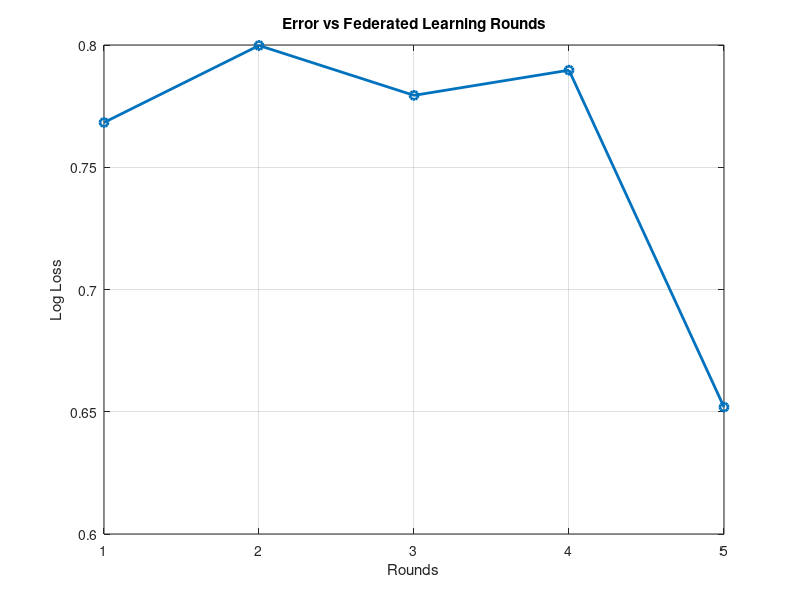

Source code (MATLAB):
round = [1 2 3 4 5];
loss = [0.7683 0.7998 0.7794 0.7897 0.6519];

plot(round, loss, '-o', 'LineWidth', 2)
xlabel('Rounds')
ylabel('Log Loss')
title('Error vs Federated Learning Rounds')
grid on
